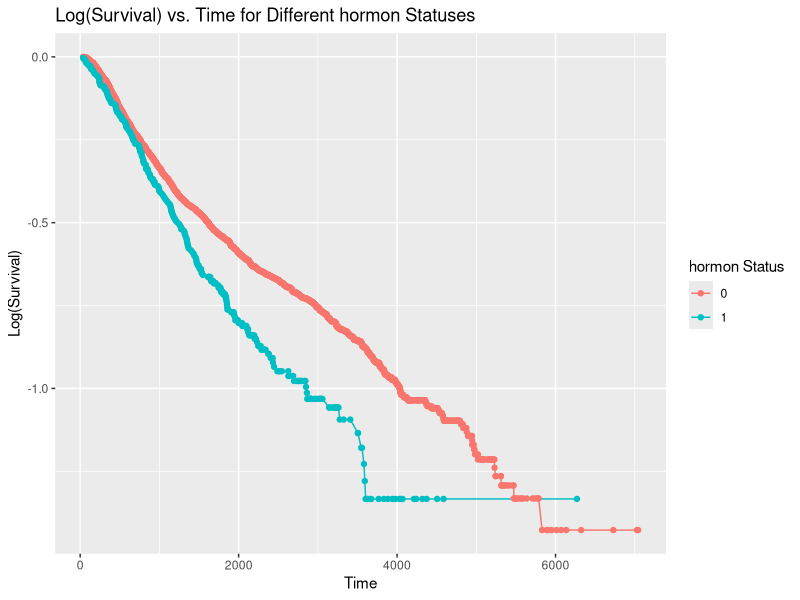
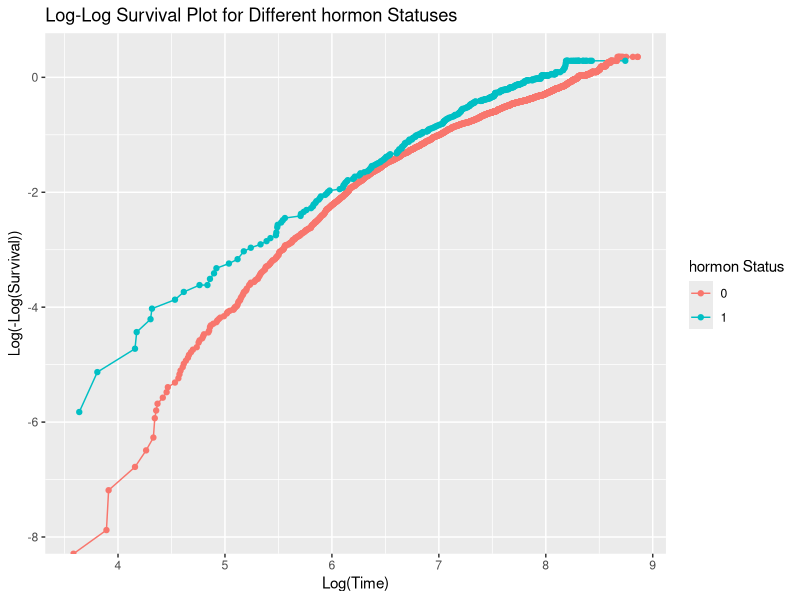
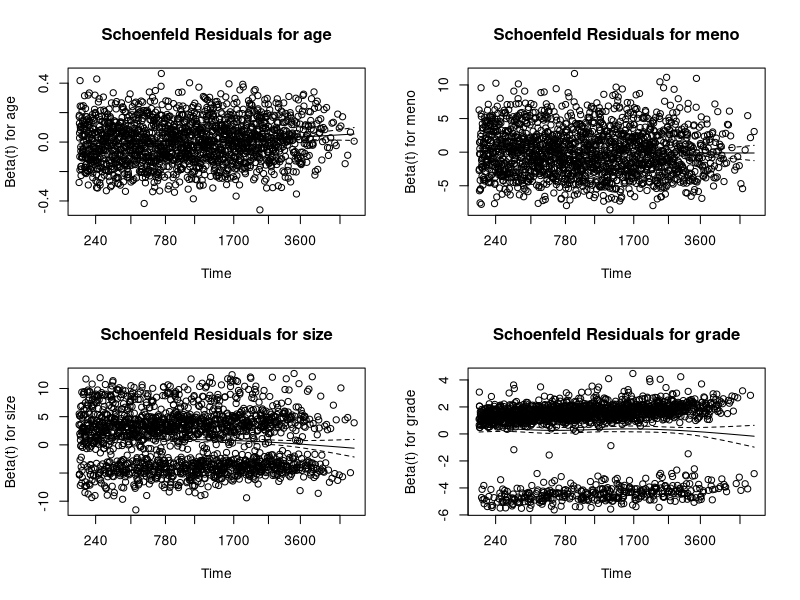
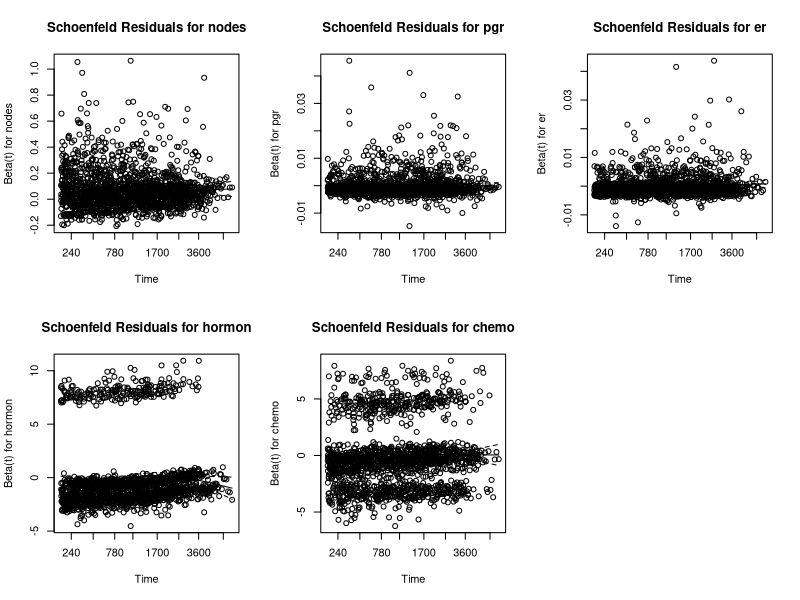
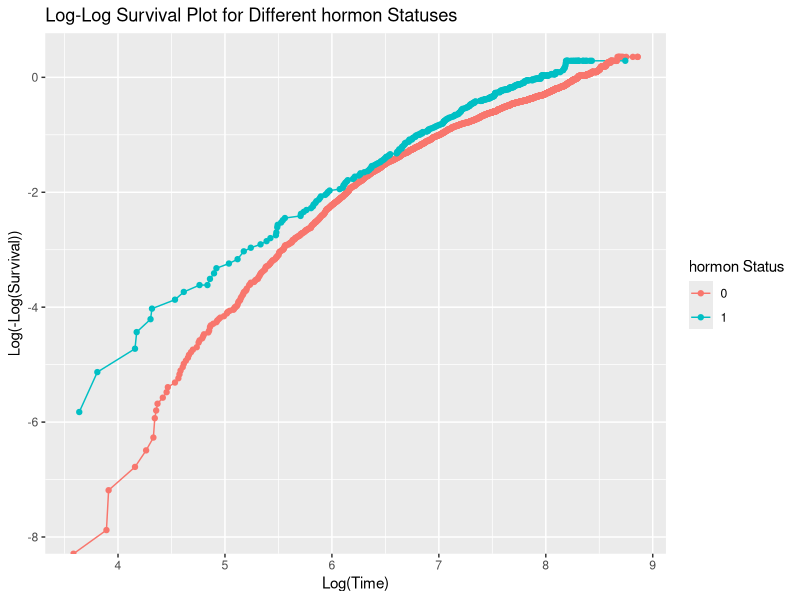
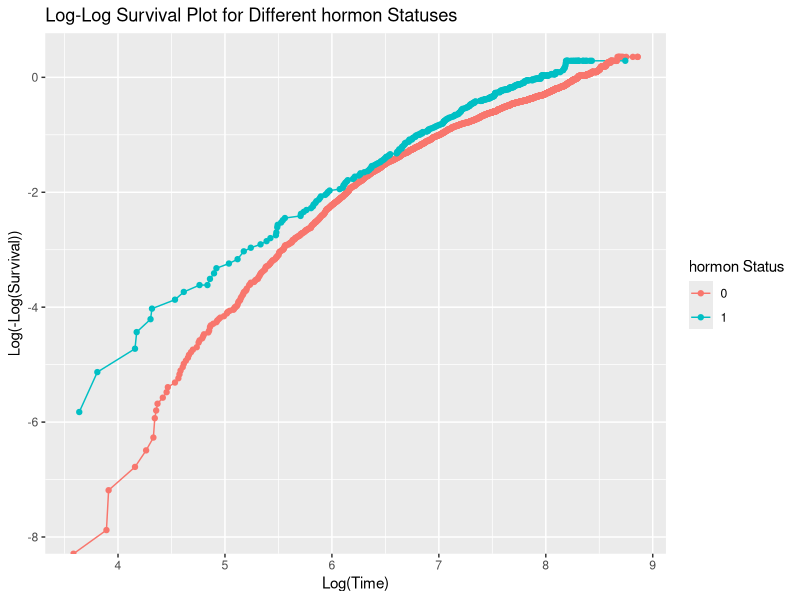

The R script that drew these images, in order: (Note: this script raises an error after producing the figures.)
## ---- chunk 1
library(survival)
library(MASS)
library(ggplot2)
library(tidyverse)
library(survminer)
rotterdam[1:100,]
## ---- chunk 2
rfs  <- pmax(rotterdam$recur, rotterdam$death)
rfstime <- with(rotterdam, ifelse(recur==1, rtime, dtime))
rotterdam$tstart = c(rep(0,2982))
surv_object <- with(rotterdam, Surv(tstart, rfstime, rfs)) #with consideration of time-varying covariates
## ---- chunk 3
rotterdam$rfs  <- pmax(rotterdam$recur, rotterdam$death)
rotterdam$rfstime <- with(rotterdam, ifelse(recur==1, rtime, dtime))

hormon1 = subset(rotterdam,hormon == 1)
hormon0 = subset(rotterdam, hormon == 0)
unique_hormon_statuses <- unique(rotterdam$hormon)
# Initialize an empty data frame for plotting
plot_data <- data.frame()

for(status in unique_hormon_statuses) {
  subset_data <- rotterdam[rotterdam$hormon == status,]
  fit <- survfit(Surv(event = rfs,time = rfstime) ~ 1, data = subset_data)
  
  temp_data <- data.frame(time = fit$time, surv = fit$surv, hormon_status = status)
  temp_data$log_surv = log(temp_data$surv)
  # Combine with the main plot data
  plot_data <- rbind(plot_data, temp_data)

} 

ggplot(plot_data, aes(x=time, y=log_surv, color=factor(hormon_status))) +
geom_line() +
geom_point()+
labs(title = "Log(Survival) vs. Time for Different hormon Statuses",
x = "Time",
y = "Log(Survival)",
color = "hormon Status")
## ---- chunk 4
plot_data = data.frame()
for(status in unique_hormon_statuses) {
subset_data <- rotterdam[rotterdam$hormon == status,]
fit <- survfit(Surv(event = rfs, time = rfstime) ~ 1, data = subset_data)
# Creating a dataframe for this status
temp_data <- data.frame(time = fit$time, surv = fit$surv, hormon_status = status)
temp_data$log_time = log(temp_data$time)
temp_data$log_log_surv = log(-log(temp_data$surv))
# Combine with the main plot data
plot_data <- rbind(plot_data, temp_data)
}
# Plot
ggplot(plot_data, aes(x=log_time, y=log_log_surv, color=factor(hormon_status))) +
geom_line() +
geom_point()+
labs(title = "Log-Log Survival Plot for Different hormon Statuses",
x = "Log(Time)",
y = "Log(-Log(Survival))",
color = "hormon Status")




## ---- chunk 5
# Set up the plotting area to have 2 rows and 2 columns
par(mfrow = c(2, 2))

# Fit a basic Cox proportional hazards model
cox_model <- coxph(Surv(rfstime, rfs) ~ age + meno + size + grade + nodes + pgr + er + hormon + chemo, data = rotterdam)
summary(cox_model)
# Checking the Proportional Hazards assumption
cox.zph_model <- cox.zph(cox_model)

# Extract the names of the covariates to use as plot titles
covariate_names <- names(rotterdam[3:11])

# Plot Schoenfeld residuals for each covariate with a title
for(i in 1:4){
  plot(cox.zph_model, var = i)
  title(main = paste("Schoenfeld Residuals for", covariate_names[i]))
}
ggsave(file = "cox_ph_files/Schoenfeld.jpg")
## ---- chunk 6
# Set up the plotting area to have 2 rows and 2 columns
par(mfrow = c(2, 3))

# Fit a basic Cox proportional hazards model
cox_model <- coxph(Surv(rfstime, rfs) ~ age + meno + size + grade + nodes + pgr + er + hormon + chemo, data = rotterdam)
summary(cox_model)
# Checking the Proportional Hazards assumption
cox.zph_model <- cox.zph(cox_model)

# Extract the names of the covariates to use as plot titles
covariate_names <- names(rotterdam[3:11])

# Plot Schoenfeld residuals for each covariate with a title
for(i in 5:9){
  plot(cox.zph_model, var = i)
  title(main = paste("Schoenfeld Residuals for", covariate_names[i]))
}
ggsave(file = "cox_ph_files/Schoenfeld.jpg")



## ---- chunk 7
categorical_vars <- c(4, 5, 6, 10, 11)
categorical_names <- c("meno", "size", "grade", "hormon", "chemo")

# Ensure 'rotterdam' is your data frame and 'surv_object' is correctly defined before this loop

for (i in 1:5) {
  col_index <- categorical_vars[i]
  # Fit Kaplan-Meier estimator
  fit <- survfit(surv_object ~ rotterdam[,col_index], data = rotterdam)
  
  # Plot using ggsurvplot
  p <- ggsurvplot(
    fit, 
    data = rotterdam, 
    fun = "cloglog",        # For complementary log-log survival function
    ggtheme = theme_minimal(),
    title = paste("Log-Log plot for", categorical_names[i]),
    xlab = "Log(Time)",
    ylab = "Log(Cumulative hazard)"
  )
  
  # Print the plot
  print(p$plot)
}



## ---- chunk 8
fit1 <- coxph(surv_object ~ age + size + grade + nodes + pgr + er + hormon + chemo, data = rotterdam)
summary(fit1)
stepwise_model <- stepAIC(fit1, direction = "both", trace = FALSE)
summary(stepwise_model)
